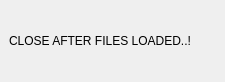
<?xml version="1.0" encoding="UTF-8"?>
<ui version="4.0">
 <class>SFSharedLoaderDockWidgetBase</class>
 <widget class="QDockWidget" name="SFSharedLoaderDockWidgetBase">
  <property name="geometry">
   <rect>
    <x>0</x>
    <y>0</y>
    <width>225</width>
    <height>82</height>
   </rect>
  </property>
  <property name="windowTitle">
   <string>SFSharedLoader</string>
  </property>
  <widget class="QWidget" name="dockWidgetContents">
   <layout class="QGridLayout" name="gridLayout">
    <item row="0" column="0">
     <widget class="QLabel" name="label">
      <property name="text">
       <string>CLOSE AFTER FILES LOADED..!</string>
      </property>
     </widget>
    </item>
   </layout>
  </widget>
 </widget>
 <resources/>
 <connections/>
</ui>
